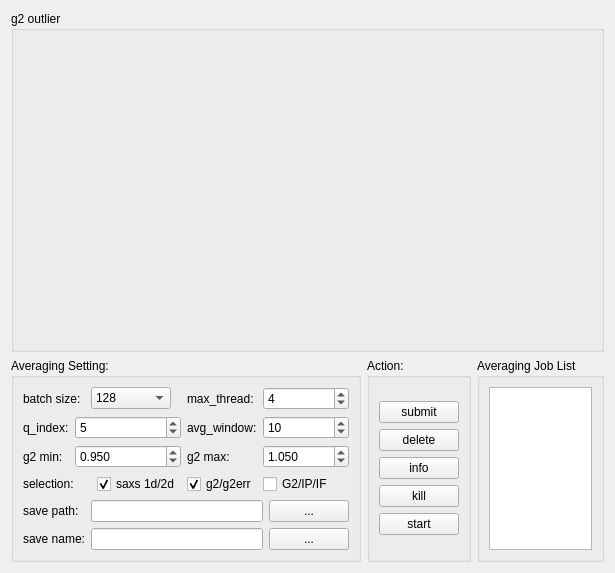
       <widget class="QWidget" name="tab_5">
        <attribute name="title">
         <string>Average</string>
        </attribute>
        <layout class="QGridLayout" name="gridLayout_36">
         <item row="0" column="0" colspan="3">
          <widget class="QGroupBox" name="groupBox_10">
           <property name="title">
            <string>g2 outlier</string>
           </property>
           <layout class="QGridLayout" name="gridLayout_31">
            <item row="0" column="0">
             <widget class="PlotWidgetDev" name="mp_avg_g2" native="true">
              <property name="sizePolicy">
               <sizepolicy hsizetype="Expanding" vsizetype="Expanding">
                <horstretch>0</horstretch>
                <verstretch>0</verstretch>
               </sizepolicy>
              </property>
              <property name="minimumSize">
               <size>
                <width>0</width>
                <height>300</height>
               </size>
              </property>
             </widget>
            </item>
           </layout>
          </widget>
         </item>
         <item row="1" column="0">
          <widget class="QGroupBox" name="groupBox_8">
           <property name="title">
            <string>Averaging Setting:</string>
           </property>
           <layout class="QGridLayout" name="gridLayout_30">
            <item row="0" column="0">
             <layout class="QGridLayout" name="gridLayout_28">
              <item row="0" column="5" colspan="2">
               <widget class="QSpinBox" name="max_thread_count">
                <property name="minimum">
                 <number>1</number>
                </property>
                <property name="maximum">
                 <number>32</number>
                </property>
                <property name="singleStep">
                 <number>1</number>
                </property>
                <property name="value">
                 <number>4</number>
                </property>
               </widget>
              </item>
              <item row="2" column="5" colspan="2">
               <widget class="QDoubleSpinBox" name="avg_blmax">
                <property name="decimals">
                 <number>3</number>
                </property>
                <property name="minimum">
                 <double>0.900000000000000</double>
                </property>
                <property name="maximum">
                 <double>10.000000000000000</double>
                </property>
                <property name="singleStep">
                 <double>0.010000000000000</double>
                </property>
                <property name="value">
                 <double>1.050000000000000</double>
                </property>
               </widget>
              </item>
              <item row="6" column="2" colspan="4">
               <widget class="QLineEdit" name="avg_save_path">
                <property name="clearButtonEnabled">
                 <bool>true</bool>
                </property>
               </widget>
              </item>
              <item row="2" column="4">
               <widget class="QLabel" name="label_39">
                <property name="text">
                 <string>g2 max:</string>
                </property>
               </widget>
              </item>
              <item row="7" column="6">
               <widget class="QPushButton" name="btn_set_average_save_name">
                <property name="minimumSize">
                 <size>
                  <width>10</width>
                  <height>0</height>
                 </size>
                </property>
                <property name="text">
                 <string>...</string>
                </property>
               </widget>
              </item>
              <item row="0" column="0" colspan="2">
               <widget class="QLabel" name="label_17">
                <property name="text">
                 <string>batch size:</string>
                </property>
               </widget>
              </item>
              <item row="1" column="0">
               <widget class="QLabel" name="label_32">
                <property name="text">
                 <string>q_index:</string>
                </property>
               </widget>
              </item>
              <item row="2" column="0">
               <widget class="QLabel" name="label_25">
                <property name="text">
                 <string>g2 min:</string>
                </property>
               </widget>
              </item>
              <item row="7" column="0" colspan="2">
               <widget class="QLabel" name="label_19">
                <property name="text">
                 <string>save name:</string>
                </property>
               </widget>
              </item>
              <item row="3" column="5" rowspan="3" colspan="2">
               <widget class="QCheckBox" name="bx_avg_G2IPIF">
                <property name="text">
                 <string>G2/IP/IF</string>
                </property>
               </widget>
              </item>
              <item row="1" column="5" colspan="2">
               <widget class="QSpinBox" name="avg_window">
                <property name="minimum">
                 <number>1</number>
                </property>
                <property name="value">
                 <number>10</number>
                </property>
               </widget>
              </item>
              <item row="3" column="4" rowspan="3">
               <widget class="QCheckBox" name="bx_avg_g2g2err">
                <property name="text">
                 <string>g2/g2err</string>
                </property>
                <property name="checked">
                 <bool>true</bool>
                </property>
               </widget>
              </item>
              <item row="7" column="2" colspan="4">
               <widget class="QLineEdit" name="avg_save_name">
                <property name="clearButtonEnabled">
                 <bool>true</bool>
                </property>
               </widget>
              </item>
              <item row="6" column="0" colspan="2">
               <widget class="QLabel" name="label_20">
                <property name="text">
                 <string>save path:</string>
                </property>
               </widget>
              </item>
              <item row="6" column="6">
               <widget class="QPushButton" name="btn_set_average_save_path">
                <property name="minimumSize">
                 <size>
                  <width>10</width>
                  <height>0</height>
                 </size>
                </property>
                <property name="text">
                 <string>...</string>
                </property>
               </widget>
              </item>
              <item row="3" column="3" rowspan="3">
               <widget class="QCheckBox" name="bx_avg_saxs">
                <property name="text">
                 <string>saxs 1d/2d</string>
                </property>
                <property name="checked">
                 <bool>true</bool>
                </property>
               </widget>
              </item>
              <item row="3" column="0" rowspan="3" colspan="3">
               <widget class="QLabel" name="label_26">
                <property name="text">
                 <string>selection:</string>
                </property>
               </widget>
              </item>
              <item row="1" column="4">
               <widget class="QLabel" name="label_33">
                <property name="text">
                 <string>avg_window:</string>
                </property>
               </widget>
              </item>
              <item row="0" column="4">
               <widget class="QLabel" name="label_40">
                <property name="text">
                 <string>max_thread:</string>
                </property>
               </widget>
              </item>
              <item row="0" column="2" colspan="2">
               <widget class="QComboBox" name="cb_avg_chunk_size">
                <property name="maximumSize">
                 <size>
                  <width>80</width>
                  <height>16777215</height>
                 </size>
                </property>
                <property name="currentIndex">
                 <number>2</number>
                </property>
                <item>
                 <property name="text">
                  <string>32</string>
                 </property>
                </item>
                <item>
                 <property name="text">
                  <string>64</string>
                 </property>
                </item>
                <item>
                 <property name="text">
                  <string>128</string>
                 </property>
                </item>
                <item>
                 <property name="text">
                  <string>256</string>
                 </property>
                </item>
                <item>
                 <property name="text">
                  <string>512</string>
                 </property>
                </item>
               </widget>
              </item>
              <item row="1" column="1" colspan="3">
               <widget class="QSpinBox" name="avg_qindex">
                <property name="maximum">
                 <number>999</number>
                </property>
                <property name="value">
                 <number>5</number>
                </property>
               </widget>
              </item>
              <item row="2" column="1" colspan="3">
               <widget class="QDoubleSpinBox" name="avg_blmin">
                <property name="specialValueText">
                 <string/>
                </property>
                <property name="decimals">
                 <number>3</number>
                </property>
                <property name="maximum">
                 <double>10.000000000000000</double>
                </property>
                <property name="singleStep">
                 <double>0.010000000000000</double>
                </property>
                <property name="value">
                 <double>0.950000000000000</double>
                </property>
               </widget>
              </item>
             </layout>
            </item>
           </layout>
          </widget>
         </item>
         <item row="1" column="1">
          <widget class="QGroupBox" name="groupBox_12">
           <property name="sizePolicy">
            <sizepolicy hsizetype="Fixed" vsizetype="Preferred">
             <horstretch>0</horstretch>
             <verstretch>0</verstretch>
            </sizepolicy>
           </property>
           <property name="title">
            <string>Action:</string>
           </property>
           <layout class="QGridLayout" name="gridLayout_35">
            <item row="0" column="0">
             <layout class="QVBoxLayout" name="verticalLayout_3">
              <item>
               <widget class="QPushButton" name="btn_submit_job">
                <property name="sizePolicy">
                 <sizepolicy hsizetype="Minimum" vsizetype="Fixed">
                  <horstretch>0</horstretch>
                  <verstretch>0</verstretch>
                 </sizepolicy>
                </property>
                <property name="text">
                 <string>submit</string>
                </property>
               </widget>
              </item>
              <item>
               <widget class="QPushButton" name="avg_job_pop">
                <property name="sizePolicy">
                 <sizepolicy hsizetype="Minimum" vsizetype="Fixed">
                  <horstretch>0</horstretch>
                  <verstretch>0</verstretch>
                 </sizepolicy>
                </property>
                <property name="text">
                 <string>delete</string>
                </property>
               </widget>
              </item>
              <item>
               <widget class="QPushButton" name="btn_avg_jobinfo">
                <property name="sizePolicy">
                 <sizepolicy hsizetype="Minimum" vsizetype="Fixed">
                  <horstretch>0</horstretch>
                  <verstretch>0</verstretch>
                 </sizepolicy>
                </property>
                <property name="text">
                 <string>info</string>
                </property>
               </widget>
              </item>
              <item>
               <widget class="QPushButton" name="btn_avg_kill">
                <property name="text">
                 <string>kill</string>
                </property>
               </widget>
              </item>
              <item>
               <widget class="QPushButton" name="btn_start_avg_job">
                <property name="sizePolicy">
                 <sizepolicy hsizetype="Minimum" vsizetype="Fixed">
                  <horstretch>0</horstretch>
                  <verstretch>0</verstretch>
                 </sizepolicy>
                </property>
                <property name="text">
                 <string>start</string>
                </property>
               </widget>
              </item>
             </layout>
            </item>
           </layout>
          </widget>
         </item>
         <item row="1" column="2">
          <widget class="QGroupBox" name="groupBox_9">
           <property name="sizePolicy">
            <sizepolicy hsizetype="Expanding" vsizetype="Preferred">
             <horstretch>0</horstretch>
             <verstretch>0</verstretch>
            </sizepolicy>
           </property>
           <property name="title">
            <string>Averaging Job List</string>
           </property>
           <layout class="QGridLayout" name="gridLayout_29">
            <item row="0" column="0" colspan="2">
             <widget class="QTableView" name="avg_job_table">
              <property name="sizePolicy">
               <sizepolicy hsizetype="Expanding" vsizetype="Preferred">
                <horstretch>0</horstretch>
                <verstretch>0</verstretch>
               </sizepolicy>
              </property>
              <property name="sizeAdjustPolicy">
               <enum>QAbstractScrollArea::SizeAdjustPolicy::AdjustToContents</enum>
              </property>
              <property name="selectionBehavior">
               <enum>QAbstractItemView::SelectionBehavior::SelectRows</enum>
              </property>
              <attribute name="horizontalHeaderMinimumSectionSize">
               <number>19</number>
              </attribute>
              <attribute name="horizontalHeaderDefaultSectionSize">
               <number>100</number>
              </attribute>
              <attribute name="horizontalHeaderStretchLastSection">
               <bool>true</bool>
              </attribute>
              <attribute name="verticalHeaderDefaultSectionSize">
               <number>30</number>
              </attribute>
             </widget>
            </item>
           </layout>
          </widget>
         </item>
        </layout>
       </widget>
